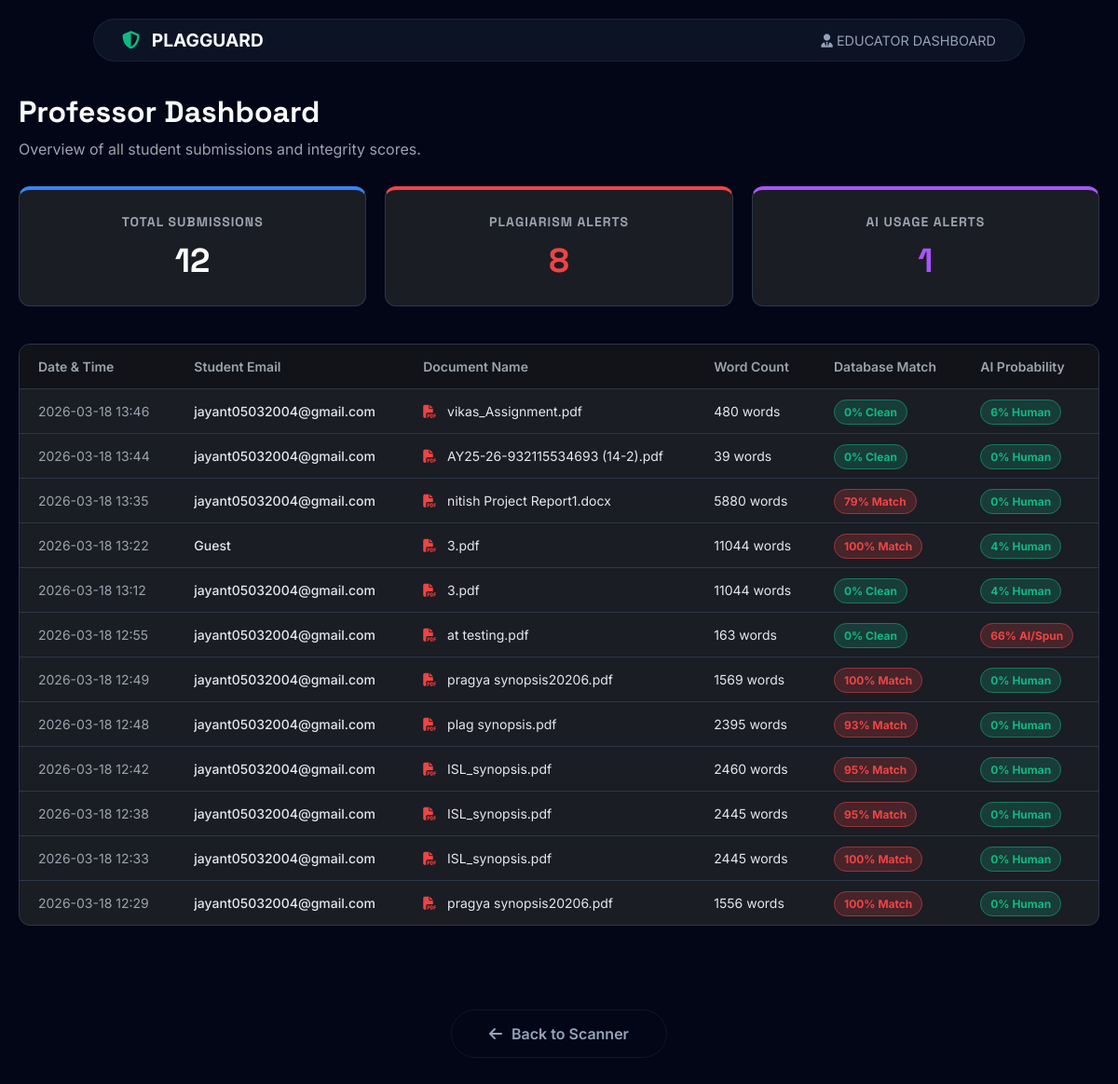
The page /admin on the database its author committed.
### tables this page shows
CREATE TABLE scans (
        id INTEGER PRIMARY KEY AUTOINCREMENT, 
        filename TEXT, 
        plag_score INTEGER, 
        ai_score INTEGER, 
        ai_label TEXT, 
        word_count INTEGER, 
        process_time REAL, 
        date TIMESTAMP DEFAULT CURRENT_TIMESTAMP, 
        user_email TEXT);

### app.py (the view)
@app.route('/admin')
def admin_dashboard():
    conn = sqlite3.connect(DB_PATH)
    conn.row_factory = sqlite3.Row
    cursor = conn.execute("SELECT * FROM scans ORDER BY date DESC")
    all_scans = cursor.fetchall()
    conn.close()
    total_submissions = len(all_scans)
    flagged_plag = sum(1 for s in all_scans if s['plag_score'] > 20)
    flagged_ai = sum(1 for s in all_scans if s['ai_score'] > 40)
    return render_template('admin_dashboard.html',
                           scans=all_scans,
                           total=total_submissions,
                           f_plag=flagged_plag,
                           f_ai=flagged_ai)

### templates/admin_dashboard.html (shortened to what this page needs)
<!DOCTYPE html>
<html lang="en">
<head>
    <link rel="stylesheet" href="https://cdnjs.cloudflare.com/ajax/libs/font-awesome/6.4.0/css/all.min.css">
    <link rel="stylesheet" href="{{ url_for('static', filename='style.css') }}">
</head>
<body>
    <nav class="floating-nav">
        <div class="logo"><i class="fa-solid fa-shield-halved"></i> PLAG<strong>GUARD</strong></div>
        <div style="color: var(--text-muted); font-size: 0.9rem;"><i class="fa-solid fa-user-tie"></i> EDUCATOR DASHBOARD</div>
    </nav>
    <div class="dashboard-container">
        <h1 style="margin-bottom: 10px;">Professor Dashboard</h1>
        <p style="color: #9ca3af; margin-bottom: 30px;">Overview of all student submissions and integrity scores.</p>
        <div class="stats-grid">
            <div class="stat-card" style="border-top: 4px solid #3b82f6;">
                <h3>Total Submissions</h3>
                <div class="num">{{ total }}</div>
            </div>
            <div class="stat-card" style="border-top: 4px solid #ef4444;">
                <h3>Plagiarism Alerts</h3>
                <div class="num" style="color: #ef4444;">{{ f_plag }}</div>
            </div>
            <div class="stat-card" style="border-top: 4px solid #a855f7;">
                <h3>AI Usage Alerts</h3>
                <div class="num" style="color: #a855f7;">{{ f_ai }}</div>
            </div>
        </div>
        <div class="admin-table-wrapper">
            <table>
                <thead>
                    <tr>
                        <th>Date & Time</th>
                        <th>Student Email</th>
                        <th>Document Name</th>
                        <th>Word Count</th>
                        <th>Database Match</th>
                        <th>AI Probability</th>
                    </tr>
                </thead>
                <tbody>
                    {% for scan in scans %}
                    <tr>
                        <td style="color: #9ca3af;">{{ scan.date[:16] }}</td>
                        <td style="font-weight: 500;">{{ scan.user_email }}</td>
                        <td><i class="fa-solid fa-file-pdf" style="color: #ef4444; margin-right: 8px;"></i> {{ scan.filename }}</td>
                        <td>{{ scan.word_count }} words</td>
                        <td>
                            {% if scan.plag_score > 20 %}
                                <span class="badge badge-danger">{{ scan.plag_score }}% Match</span>
                            {% else %}
                                <span class="badge badge-success">{{ scan.plag_score }}% Clean</span>
                            {% endif %}
                        </td>
                        <td>
                            {% if scan.ai_score > 50 %}
                                <span class="badge badge-danger">{{ scan.ai_score }}% AI/Spun</span>
                            {% elif scan.ai_score > 30 %}
                                <span class="badge badge-warning">{{ scan.ai_score }}% Suspected</span>
                            {% else %}
                                <span class="badge badge-success">{{ scan.ai_score }}% Human</span>
                            {% endif %}
                        </td>
                    </tr>
                    {% else %}
                    <tr>
                        <td colspan="6" style="text-align: center; padding: 30px; color: #9ca3af;">No submissions recorded yet.</td>
                    </tr>
                    {% endfor %}
                </tbody>
            </table>
        </div>
        <div style="text-align: center; margin-top: 40px;">
            <a href="{{ url_for('index') }}" class="back-btn"><i class="fa-solid fa-arrow-left"></i> Back to Scanner</a>
        </div>
    </div>
</body>
</html>

### static/style.css (style rules this page uses)
:root { --bg-dark: #020617; --surface: #0f172a; --primary: #10b981; --accent: #3b82f6; --warning: #f59e0b; --danger: #ef4444; --text-main: #f8fafc; --text-muted: #94a3b8; --border: rgba(148, 163, 184, 0.1); }
* { margin: 0; padding: 0; box-sizing: border-box; }
body { background-color: var(--bg-dark); color: var(--text-main); font-family: 'Inter', sans-serif; overflow-x: hidden; min-height: 100vh; }
h1, h2, h3, .btn-primary, .loading-text, .brand, .auth-logo h1, .report-container h1 { font-family: 'Space Grotesk', sans-serif; }
.floating-nav { position: fixed; top: 20px; left: 50%; transform: translateX(-50%); width: 90%; max-width: 1000px; background: rgba(15, 23, 42, 0.8); backdrop-filter: blur(12px); border: 1px solid var(--border); border-radius: 50px; padding: 10px 30px; display: flex; justify-content: space-between; align-items: center; z-index: 100; }
.logo { font-size: 1.2rem; font-weight: 700; color: var(--text-main); }
.logo i { color: var(--primary); margin-right: 8px; }
.back-btn { display: inline-flex; align-items: center; gap: 10px; margin-top: 50px; padding: 15px 40px; background: transparent; border: 1px solid var(--border); color: var(--text-muted); text-decoration: none; border-radius: 30px; font-weight: 600; transition: 0.3s; }
.badge { padding: 5px 10px; border-radius: 20px; font-size: 0.8rem; font-weight: 600; }

### templates/admin_dashboard.html (style rules this page uses)
.dashboard-container { max-width: 1200px; margin: 100px auto 50px; padding: 0 20px; }
.stats-grid { display: grid; grid-template-columns: repeat(3, 1fr); gap: 20px; margin-bottom: 40px; }
.stat-card { background: #1a1d24; border: 1px solid #2d3748; padding: 25px; border-radius: 12px; text-align: center; }
.stat-card h3 { color: #9ca3af; font-size: 14px; text-transform: uppercase; letter-spacing: 1px; margin-bottom: 10px; }
.stat-card .num { font-size: 36px; font-weight: bold; color: white; font-family: 'Space Grotesk', sans-serif; }
.admin-table-wrapper { background: #1a1d24; border: 1px solid #2d3748; border-radius: 12px; overflow: hidden; }
table { width: 100%; border-collapse: collapse; text-align: left; }
th { background: #111318; color: #9ca3af; padding: 15px 20px; font-size: 14px; font-weight: 600; border-bottom: 1px solid #2d3748; }
td { padding: 15px 20px; color: #e5e7eb; border-bottom: 1px solid #2d3748; font-size: 14px; }
tr:last-child td { border-bottom: none; }
.badge { padding: 5px 10px; border-radius: 20px; font-size: 12px; font-weight: bold; }
.badge-danger { background: rgba(239, 68, 68, 0.2); color: #ef4444; border: 1px solid rgba(239, 68, 68, 0.5); }
.badge-success { background: rgba(16, 185, 129, 0.2); color: #10b981; border: 1px solid rgba(16, 185, 129, 0.5); }

### rows shown on the page
scans: date "2026-03-18 13:46", user_email "jayant05032004@gmail.com", filename "vikas_Assignment.pdf", word_count "480", plag_score "0", ai_score "6"
scans: date "2026-03-18 13:44", user_email "jayant05032004@gmail.com", filename "AY25-26-932115534693 (14-2).pdf", word_count "39", plag_score "0", ai_score "0"
scans: date "2026-03-18 13:35", user_email "jayant05032004@gmail.com", filename "nitish Project Report1.docx", word_count "5880", plag_score "79", ai_score "0"
scans: date "2026-03-18 13:22", user_email "Guest", filename "3.pdf", word_count "11044", plag_score "100", ai_score "4"
scans: date "2026-03-18 13:12", user_email "jayant05032004@gmail.com", filename "3.pdf", word_count "11044", plag_score "0", ai_score "4"
scans: date "2026-03-18 12:55", user_email "jayant05032004@gmail.com", filename "at testing.pdf", word_count "163", plag_score "0", ai_score "66"
scans: date "2026-03-18 12:49", user_email "jayant05032004@gmail.com", filename "pragya synopsis20206.pdf", word_count "1569", plag_score "100", ai_score "0"
scans: date "2026-03-18 12:48", user_email "jayant05032004@gmail.com", filename "plag synopsis.pdf", word_count "2395", plag_score "93", ai_score "0"
scans: date "2026-03-18 12:42", user_email "jayant05032004@gmail.com", filename "ISL_synopsis.pdf", word_count "2460", plag_score "95", ai_score "0"
scans: date "2026-03-18 12:38", user_email "jayant05032004@gmail.com", filename "ISL_synopsis.pdf", word_count "2445", plag_score "95", ai_score "0"
scans: date "2026-03-18 12:33", user_email "jayant05032004@gmail.com", filename "ISL_synopsis.pdf", word_count "2445", plag_score "100", ai_score "0"
scans: date "2026-03-18 12:29", user_email "jayant05032004@gmail.com", filename "pragya synopsis20206.pdf", word_count "1556", plag_score "100", ai_score "0"

### other values the page prints
{{ total }} "12"
{{ f_plag }} "8"
{{ f_ai }} "1"
